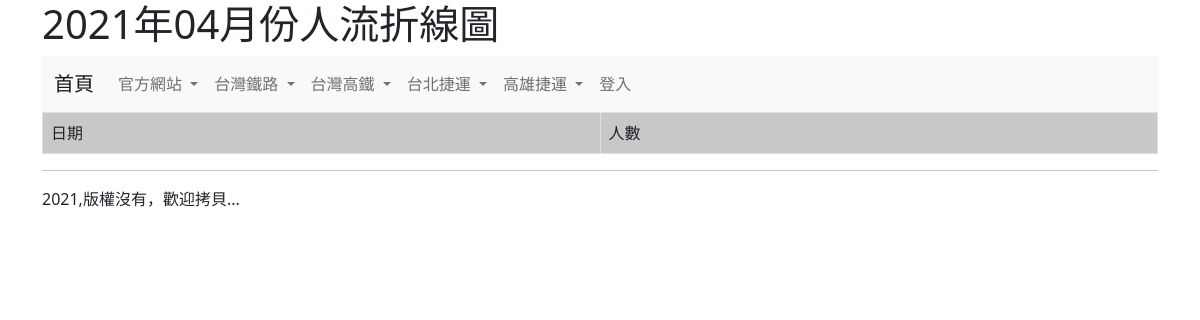
Before: /202104/ with the older database file.
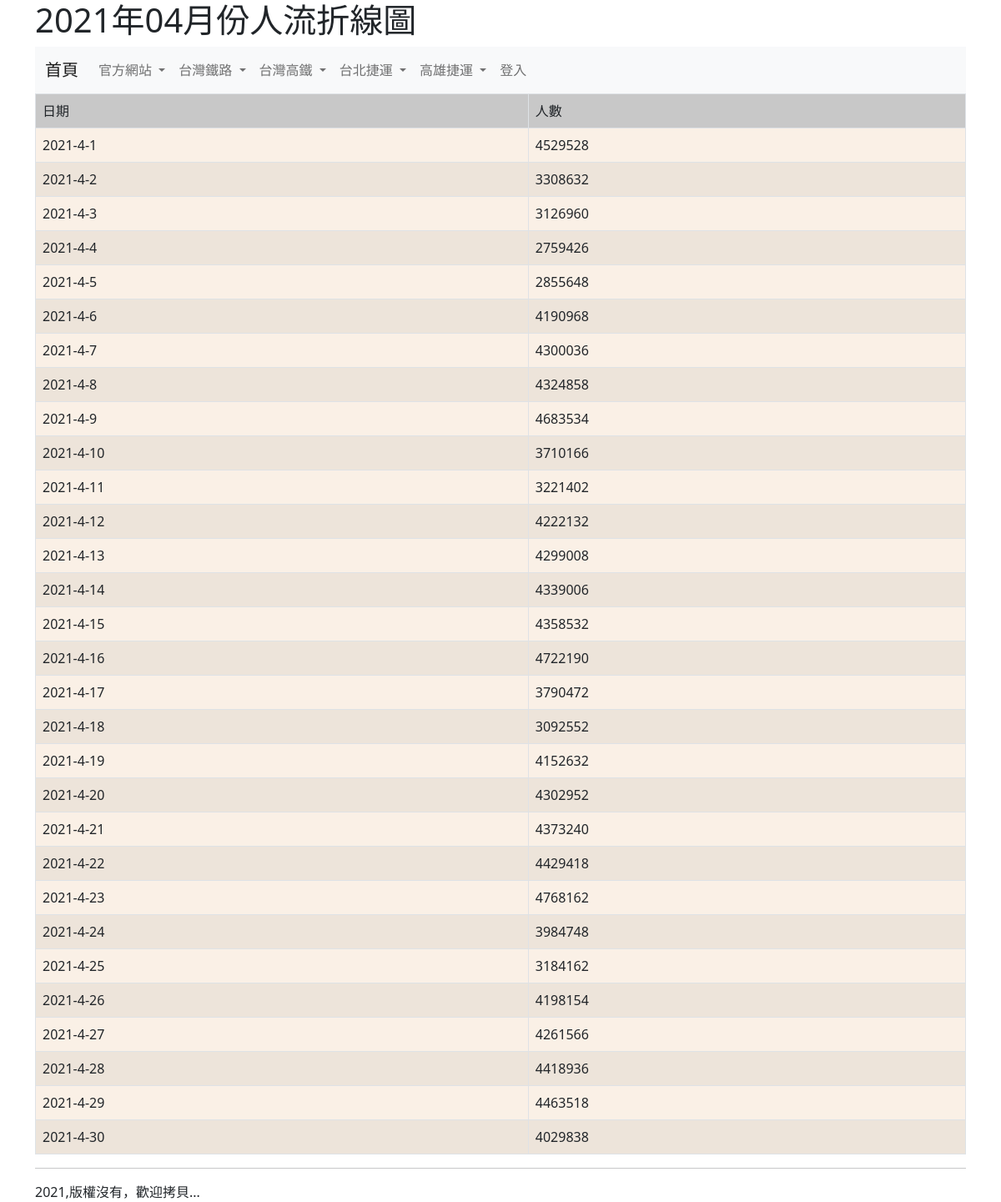
After: the same page with the newer database file.
### mainsite/models.py (models this page shows, shortened)
class Visitor_202104(models.Model):
    date = models.CharField(max_length=10)
    number = models.PositiveIntegerField(default=0)

### mainsite/views.py (the view)
# urls.py: path('202104/', show202104),
def show202104(request):
    try:
        visitor_data = Visitor_202104.objects.all()
        title_date = "2021年04月份"
    except:
        return redirect('/')
    return render(request, "202104.html", locals())

### templates/202104.html (shortened to what this page needs)
{% extends "base.html" %}
{% block headmessage %}<h1>2021年04月份人流折線圖</h1>{% endblock %}
{% block content %}
<table class='table table-striped table-bordered' border="1" bgcolor="#FAF0E6">
	<tr bgcolor="#D3D3D3"><td>日期</td><td>人數</td></tr>
{% for i in visitor_data %}
	<tr>
		<td>{{i.date}}</td>
		<td>{{i.number}}</td>
	</tr>
{% endfor %}
</table>
{% endblock %}

### templates/base.html (shortened to what this page needs)
<!doctype html>
<html>
  <head>
    <link href="https://cdn.jsdelivr.net/npm/bootstrap@5.0.0-beta3/dist/css/bootstrap.min.css" rel="stylesheet">
  </head>
  <body>
  	<div class="container">
      {% block headmessage %} {% endblock %}
      {% include "header.html" %}
      {% block content %} {% endblock %}
      {% include "footer.html" %}
	</div>
  </body>
</html>

### templates/header.html (shortened to what this page needs)
      <nav class="navbar navbar-expand-lg navbar-light bg-light">
  <div class="container-fluid">
    <a class="navbar-brand" href="/">首頁</a>
    <div class="collapse navbar-collapse" id="navbarSupportedContent">
      <ul class="navbar-nav me-auto mb-2 mb-lg-0">
        <li class="nav-item dropdown">
          <a class="nav-link dropdown-toggle" href="#" id="navbarDropdown" role="button" data-bs-toggle="dropdown" aria-expanded="false">
            官方網站
          </a>
        </li>
        <li class="nav-item dropdown">
          <a class="nav-link dropdown-toggle" href="#" id="navbarDropdown" role="button" data-bs-toggle="dropdown" aria-expanded="false">
            台灣鐵路
          </a>
        </li>
        <li class="nav-item dropdown">
          <a class="nav-link dropdown-toggle" href="#" id="navbarDropdown" role="button" data-bs-toggle="dropdown" aria-expanded="false">
            台灣高鐵
          </a>
        <li class="nav-item dropdown">
          <a class="nav-link dropdown-toggle" href="#" id="navbarDropdown" role="button" data-bs-toggle="dropdown" aria-expanded="false">
            台北捷運
          </a>
        </li>
        <li class="nav-item dropdown">
          <a class="nav-link dropdown-toggle" href="#" id="navbarDropdown" role="button" data-bs-toggle="dropdown" aria-expanded="false">
            高雄捷運
          </a>
        </li>
        {% if request.user.is_authenticated %}
        <li class="nav-item">
          <a class="nav-link" href="/admin/" tabindex="-1">管理後臺</a>
        </li>
        <li class="nav-item">
          <a class="nav-link" href="/logout/" tabindex="-1">登出</a>
        </li>
        {% else %}
        <li class="nav-item">
          <a class="nav-link" href="/admin/" tabindex="-1">登入</a>
        </li>
        {% endif %}
    </div>
  </div>
</nav>

### templates/footer.html
<hr>
2021,版權沒有，歡迎拷貝...

### templates/base.html (style rules this page uses)
body { background-image: url("https://www.befreetour.com/img/produk/thsr-one-way-ticket/thsr-one-way-ticket_4d5e78752604ecb82fde4fd98e77cfe4e5a845ea.jpg"); background-opacity: 0.1; background-attachment: fixed; background-repeat: no-repeat; }

Changed rows visible on the page:
added Visitor_202104: date "2021-4-1", number "4529528"
added Visitor_202104: date "2021-4-2", number "3308632"
added Visitor_202104: date "2021-4-3", number "3126960"
added Visitor_202104: date "2021-4-4", number "2759426"
added Visitor_202104: date "2021-4-5", number "2855648"
added Visitor_202104: date "2021-4-6", number "4190968"
added Visitor_202104: date "2021-4-7", number "4300036"
added Visitor_202104: date "2021-4-8", number "4324858"
added Visitor_202104: date "2021-4-9", number "4683534"
added Visitor_202104: date "2021-4-10", number "3710166"
added Visitor_202104: date "2021-4-11", number "3221402"
added Visitor_202104: date "2021-4-12", number "4222132"
added Visitor_202104: date "2021-4-13", number "4299008"
added Visitor_202104: date "2021-4-14", number "4339006"
added Visitor_202104: date "2021-4-15", number "4358532"
added Visitor_202104: date "2021-4-16", number "4722190"
added Visitor_202104: date "2021-4-17", number "3790472"
added Visitor_202104: date "2021-4-18", number "3092552"
added Visitor_202104: date "2021-4-19", number "4152632"
added Visitor_202104: date "2021-4-20", number "4302952"
added Visitor_202104: date "2021-4-21", number "4373240"
added Visitor_202104: date "2021-4-22", number "4429418"
added Visitor_202104: date "2021-4-23", number "4768162"
added Visitor_202104: date "2021-4-24", number "3984748"
added Visitor_202104: date "2021-4-25", number "3184162"
added Visitor_202104: date "2021-4-26", number "4198154"
added Visitor_202104: date "2021-4-27", number "4261566"
added Visitor_202104: date "2021-4-28", number "4418936"
added Visitor_202104: date "2021-4-29", number "4463518"
added Visitor_202104: date "2021-4-30", number "4029838"
